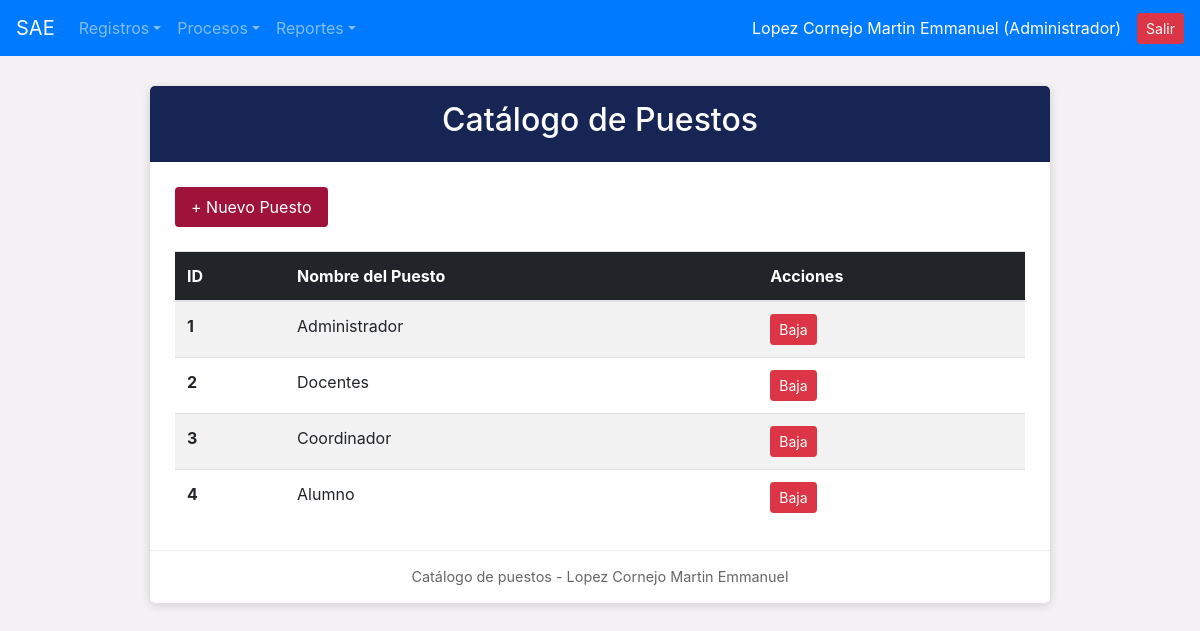
/crude/crude_puestos.php (signed in), run on the app's committed database.
### tables this page shows
CREATE TABLE `puestos` (
  `id_puesto` int(11) NOT NULL AUTO_INCREMENT PRIMARY KEY,
  `nombre_puesto` varchar(100) NOT NULL,
  `estatus_puesto` varchar(10) DEFAULT 'ALTA'
);

### crude/crude_puestos.php (the view, shortened to what this page needs)
<?php
include_once("../conexion.php");
include_once("../navegacion/nav.php");
$resultado = $conexion->query("SELECT id_puesto, nombre_puesto FROM puestos WHERE estatus_puesto = 'ALTA'");
?>
<!DOCTYPE html>
<html lang="es">
<head>
</head>
<body>
<div class="container">
    <div class="formulario">
        <div class="titulo"><h2>Catálogo de Puestos</h2></div>
        <div class="contenido">
            <div class="mb-4">
                <a href="../registro/reg_puesto.php" class="btn-sae">+ Nuevo Puesto</a>
            </div>
            <div class="table-responsive">
                <table class="table table-striped table-hover align-middle m-0">
                    <thead style="background-color: #212529; color: white;">
                        <tr>
                            <th>ID</th>
                            <th>Nombre del Puesto</th>
                            <th>Acciones</th>
                        </tr>
                    </thead>
                    <tbody>
                        <?php if ($resultado && $resultado->num_rows > 0): ?>
                            <?php while($row = $resultado->fetch_assoc()): ?>
                            <tr>
                                <td><b><?php echo $row['id_puesto']; ?></b></td>
                                <td><?php echo htmlspecialchars($row['nombre_puesto']); ?></td>
                                <td>
                                    <a href="crude_puestos.php?baja=<?php echo $row['id_puesto']; ?>" class="btn btn-danger btn-sm" onclick="return confirm('¿Dar de baja este puesto?');">Baja</a>
                                </td>
                            </tr>
                            <?php endwhile; ?>
                        <?php else: ?>
                            <tr><td colspan="3" class="text-center py-3 text-muted">No hay puestos activos.</td></tr>
                        <?php endif; ?>
                    </tbody>
                </table>
            </div>
        </div>
        <div class="pie">Catálogo de puestos - Lopez Cornejo Martin Emmanuel</div>
    </div>
</div>
</body>
</html>

### crude/crude_puestos.php (style rules this page uses)
body { background-color: #f3f1f4; }
.formulario { background-color: white; max-width: 900px; margin: 30px auto; border-radius: 5px; box-shadow: 0 2px 10px rgba(0,0,0,0.15); overflow: hidden; }
.titulo { background-color: #172554; color: white; padding: 15px; text-align: center; }
.contenido { padding: 25px; }
.btn-sae { background-color: #9f1239; color: white; border: none; padding: 8px 16px; border-radius: 4px; text-decoration: none; display: inline-block; }
.pie { text-align: center; padding: 15px; color: #666; font-size: 0.9rem; border-top: 1px solid #eee; }

### data on the page
puestos: id_puesto "1", nombre_puesto "Administrador"
puestos: id_puesto "2", nombre_puesto "Docentes"
puestos: id_puesto "3", nombre_puesto "Coordinador"
puestos: id_puesto "4", nombre_puesto "Alumno"

### other printed values
$_SESSION['nombre_usuario'] "Lopez Cornejo Martin Emmanuel"
$_SESSION['nombre_puesto'] "Administrador"
